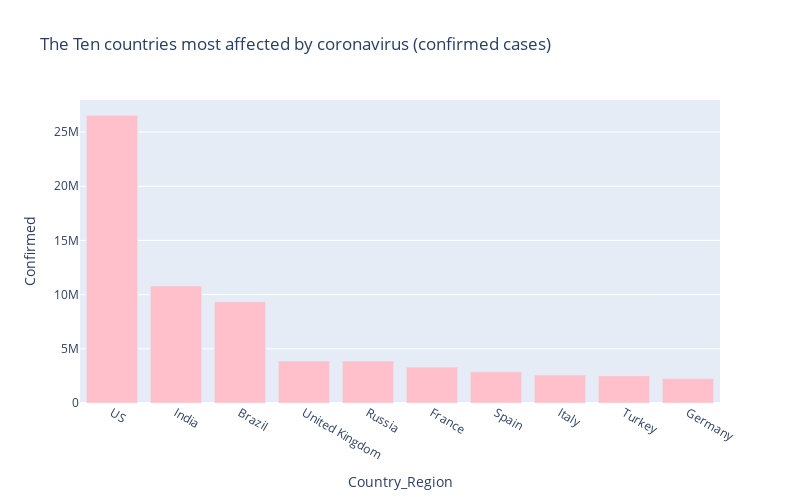

The code cell stored with this chart in its notebook:
### Code cell
cases_class_df.columns
px.bar(
   cases_class_df.head(10),
   x= 'Country_Region',
   y= 'Confirmed',
  title='The Ten countries most affected by coronavirus (confirmed cases)',
  color_discrete_sequence=['pink'],
  height=500,
  width=800
)

### Figure 1 — Plotly figure (JSON) as saved in the notebook; plotly's stock layout.template omitted (floating-point values rounded to 4 significant figures)
{"data": [{"alignmentgroup": "True", "hovertemplate": "Country_Region=%{x}<br>Confirmed=%{y}<extra></extra>", "legendgroup": "", "marker": {"color": "pink"}, "name": "", "offsetgroup": "", "orientation": "v", "showlegend": false, "textposition": "auto", "type": "bar", "x": ["US", "India", "Brazil", "United Kingdom", "Russia", "France", "Spain", "Italy", "Turkey", "Germany"], "xaxis": "x", "y": [26557031, 10790183, 9339420, 3882972, 3874830, 3310051, 2883465, 2583790, 2501079, 2254419], "yaxis": "y"}], "layout": {"barmode": "relative", "height": 500, "legend": {"tracegroupgap": 0}, "title": {"text": "The Ten countries most affected by coronavirus (confirmed cases)"}, "width": 800, "xaxis": {"anchor": "y", "domain": [0, 1], "title": {"text": "Country_Region"}}, "yaxis": {"anchor": "x", "domain": [0, 1], "title": {"text": "Confirmed"}}}}
